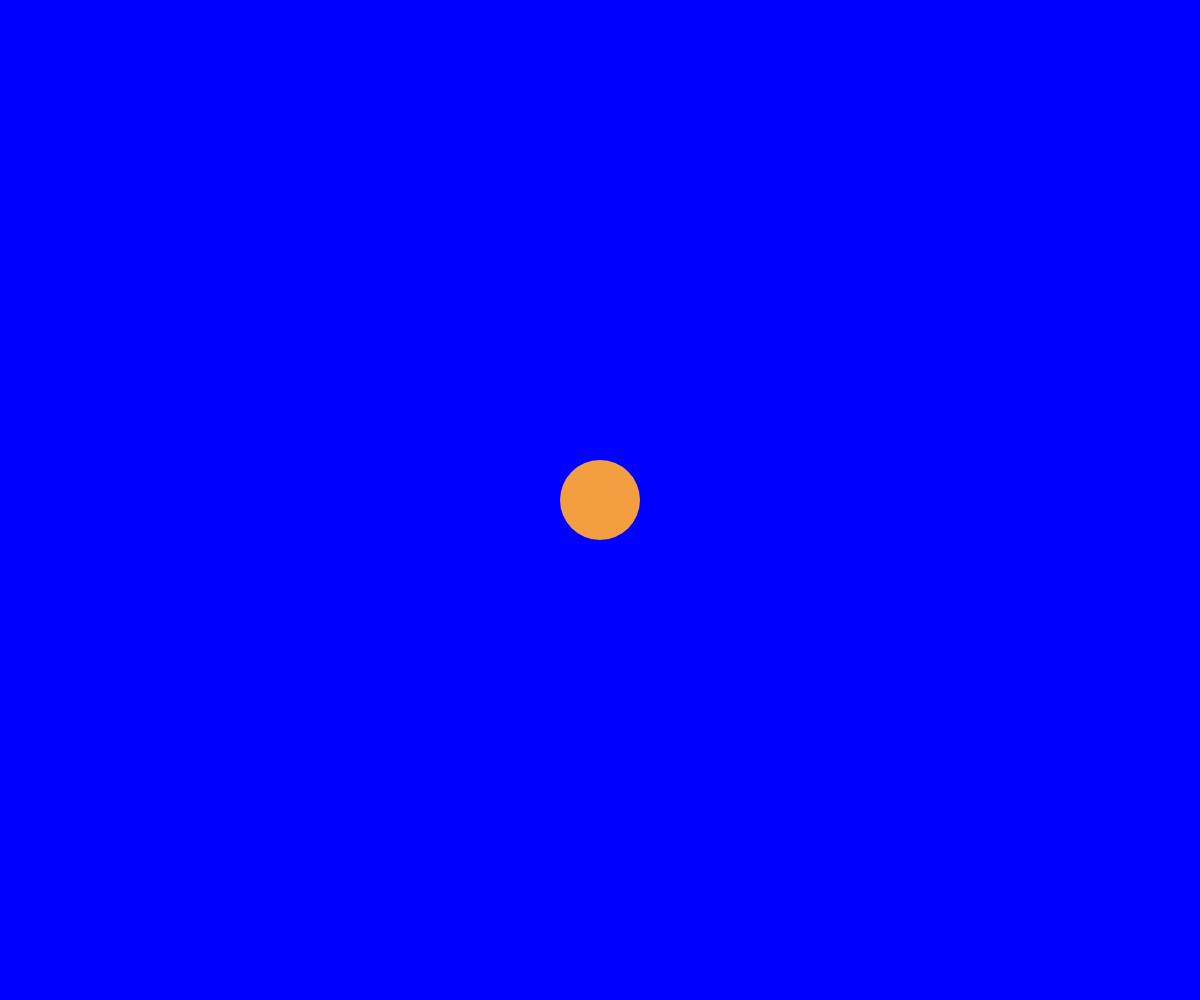
Frame 1 (no input)
Frame 60 (no input): identical to frame 1, image omitted
Frame 120 (the mouse pressed at the canvas centre since frame 60): identical to frame 1, image omitted

The p5.js sketch that drew this single still picture (run headless with seeded random() and noise() and a simulated clock; from frame 60 on, the mouse is pressed at the canvas centre):

// p5.js sketch
// ── sketch.js
function setup() {
createCanvas(windowWidth, windowHeight).position(0, 0);
}

function draw() {
	// p5 Color object
background(color(0, 0, 255));
noStroke();
fill("#f49e42")
 ellipse(width/2, height/2, 80, 80);

}
